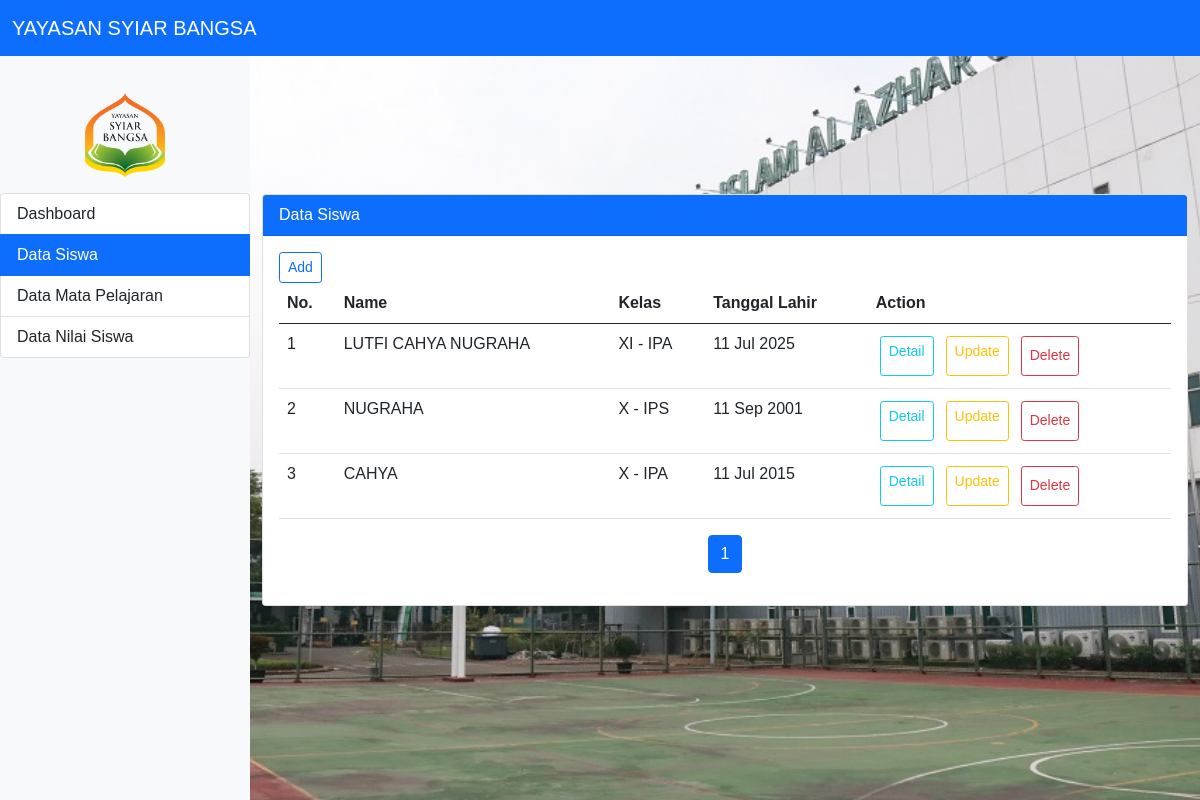
/view/pages/siswa/mysiswa.php (signed in), run on the app's committed database.
### tables this page shows
CREATE TABLE `siswa` (
  `id_siswa` int(11) NOT NULL,
  `nama` varchar(255) NOT NULL,
  `kelas` varchar(50) NOT NULL,
  `tanggal_lahir` date NOT NULL,
  `created_at` timestamp NOT NULL DEFAULT CURRENT_TIMESTAMP,
  `updated_at` timestamp NOT NULL DEFAULT CURRENT_TIMESTAMP ON UPDATE CURRENT_TIMESTAMP
);

### view/pages/siswa/mysiswa.php (the view, shortened to what this page needs)
<?php
$conn = connectDB();
$limit = 5;
$page = isset($_GET['page']) ? (int)$_GET['page'] : 1;
$page = max($page, 1);
$offset = ($page - 1) * $limit;
$totalQuery = $conn->query("SELECT COUNT(*) AS total FROM siswa");
$totalRow = $totalQuery->fetch_assoc();
$totalData = $totalRow['total'];
$totalPages = ceil($totalData / $limit);
$sql = "
    SELECT siswa.id_siswa, siswa.nama, siswa.kelas, siswa.tanggal_lahir
    FROM siswa
    LIMIT ? OFFSET ?
";
$stmt = $conn->prepare($sql);
$stmt->bind_param("ii", $limit, $offset);
$stmt->execute();
$result = $stmt->get_result();
?>
<!DOCTYPE html>
<html lang="en">
<head>
    <link rel="stylesheet" href="../../../assets/css/style.css">
    <link href="https://cdn.jsdelivr.net/npm/bootstrap@5.0.2/dist/css/bootstrap.min.css" rel="stylesheet">
</head>
<body>
    <nav class="navbar navbar-expand-lg navbar-dark bg-primary fixed-top">
        <div class="container-fluid">
            <a href="/view/pages/dashboard.php" class="navbar-brand">YAYASAN SYIAR BANGSA</a>
        </div>
    </nav>
    <div class="wrapper">
        <nav id="sidebar" class="bg-light sidebar">
            <div class="text-center py-3">
                <img src="../../../assets/images/favicon.png" alt="Logo" class="img-fluid" style="max-width: 80px;">
            </div>
            <div class="list-group">
                <a href="/view/pages/dashboard.php" class="list-group-item list-group-item-action">Dashboard</a>
                <a href="/view/pages/siswa/mysiswa.php" class="list-group-item list-group-item-action active">Data Siswa</a>
                <a href="/view/pages/matapelajaran/mymatapelajaran.php" class="list-group-item list-group-item-action">Data Mata Pelajaran</a>
                <a href="/view/pages/nilai/mynilai.php" class="list-group-item list-group-item-action">Data Nilai Siswa</a>
            </div>
        </nav>
        <div id="content">
            <div class="container">
                <div class="row">
                    <div class="col-12">
                        <div class="card">
                            <div class="card-header bg-primary text-white">Data Siswa</div>
                            <div class="card-body">
                                <div class="table-responsive">
                                    <a href="/view/pages/siswa/addsiswa.php" class="btn btn-sm btn-outline-primary">Add</a>
                                    <table class="table">
                                        <thead>
                                            <tr>
                                                <th>No.</th>
                                                <th>Name</th>
                                                <th>Kelas</th>
                                                <th>Tanggal Lahir</th>
                                                <th>Action</th>
                                            </tr>
                                        </thead>
                                        <tbody>
                                        <?php
                                            if ($result->num_rows > 0) {
                                                $no = 1;
                                                while ($row = $result->fetch_assoc()) {
                                                    $tanggal = date("d M Y", strtotime($row['tanggal_lahir']));
                                                    echo "<tr>";
                                                    echo "<td>" . $no++ . "</td>";
                                                    echo "<td>" . htmlspecialchars($row['nama']) . "</td>";
                                                    echo "<td>" . htmlspecialchars($row['kelas']) . "</td>";
                                                    echo "<td>" . htmlspecialchars($tanggal) . "</td>";
                                                    echo "<td class='d-flex flex-wrap gap-1'>
                                                        <a href='/view/pages/siswa/detailsiswa.php?id=" . $row['id_siswa'] . "' class='btn btn-sm w-auto m-1 btn-outline-info'>Detail</a>
                                                        <a href='/view/pages/siswa/updatesiswa.php?id=" . $row['id_siswa'] . "' class='btn btn-sm w-auto m-1 btn-outline-warning'>Update</a>
                                                        <form action='/view/pages/siswa/deletesiswa.php' method='POST' onsubmit='return confirm(\"Apakah kamu yakin ingin menghapus siswa ini?\")' '>
                                                            <input type='hidden' name='id_siswa' value='" . $row['id_siswa'] . "'>
                                                            <button type='submit' class='btn btn-sm w-auto m-1 btn-outline-danger'>Delete</button>
                                                        </form>
                                                    </td>";
                                                    echo "</tr>";
                                                }
                                            } else {
                                                echo "<tr><td colspan='5' class='text-center'>No siswa found</td></tr>";
                                            }
                                        ?>
                                        </tbody>
                                    </table>
                                    <nav>
                                        <ul class="pagination justify-content-center">
                                            <?php for ($i = 1; $i <= $totalPages; $i++): ?>
                                                <li class="page-item <?= $page == $i ? 'active' : '' ?>">
                                                    <a class="page-link" href="?page=<?= $i ?>"><?= $i ?></a>
                                                </li>
                                            <?php endfor; ?>
                                        </ul>
                                    </nav>
                                </div>
                            </div>
                        </div>
                    </div>
                </div>
            </div>
        </div>
    </div>
</body>
</html>

### assets/css/style.css (style rules this page uses)
* { margin: 0; padding: 0; box-sizing: border-box; font-family: 'poppins', sans-serif; }
button { width: 100%; height: 40px; background: white; font-size: 1em; cursor: pointer; font-weight: 500; border-radius: 40px; }
.wrapper { display: flex; height: 100vh; width: 100%; }
#sidebar { width: 250px; top: 56px; height: 100vh; background: rgba(0, 0, 0, 0.8); color: white; padding-top: 20px; position: fixed; }
#content { margin-left: 250px; flex-grow: 1; display: flex; justify-content: center; align-items: center; position: relative; background: url('../images/background.png') no-repeat center center/cover; height: 100vh; }
.container { position: relative; z-index: 1; }

### data on the page
siswa: nama "LUTFI CAHYA NUGRAHA", kelas "XI - IPA", tanggal_lahir "11 Jul 2025"
siswa: nama "NUGRAHA", kelas "X - IPS", tanggal_lahir "11 Sep 2001"
siswa: nama "CAHYA", kelas "X - IPA", tanggal_lahir "11 Jul 2015"
